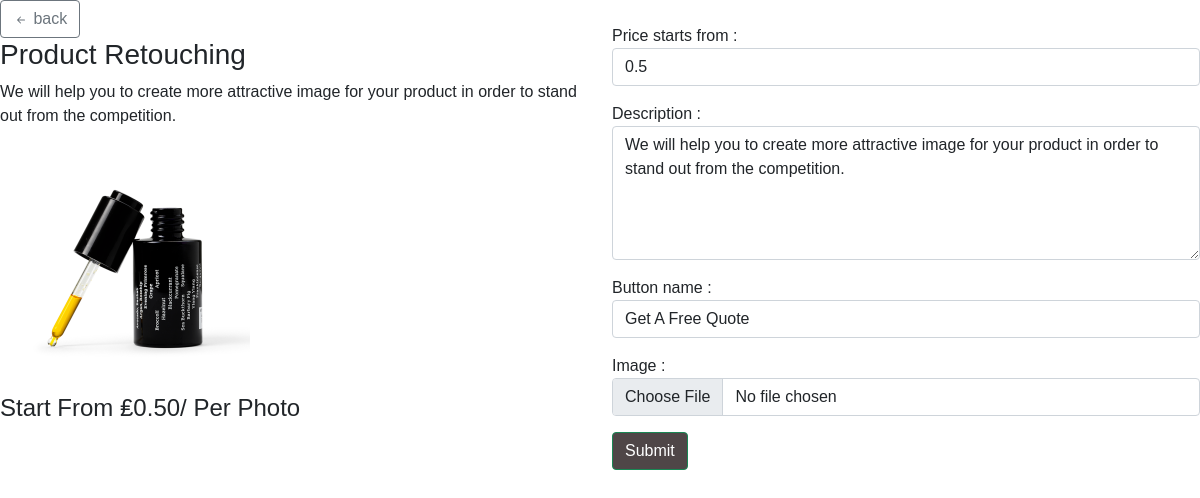
Page /edit/service/2 on the committed database.
### adminphoto/models.py (models this page shows, shortened)
class Services(models.Model):
    name = models.CharField(max_length=200,blank = True, null=True)
    description = models.TextField(max_length=2000, null=True,blank=True)
    date_created = models.DateTimeField(auto_now_add=True, null=True)
    rate = models.FloatField(default=0, null = True,blank = True)
    after = models.ImageField(default="image-placeholder-500x500.jpg",null = True,blank = True)
    button_name = models.CharField(max_length=200,blank = True, null=True)

### adminphoto/views.py (the view, shortened to what this page needs)
# urls.py: path('edit/service/<str:pk>',editService,name='edit-service'),
def editService(request,pk):
    service = Services.objects.get(id = pk)
    context = {
        'service':service
    }
    return render(request,'components/editService.html',context)

### adminphoto/templates/components/editService.html (shortened to what this page needs)
{% extends 'main.html' %}
{% block content %}
<div class="row">
    <div class="col-md-6">
        <div class="service_content">
            <div class="action_button">
                <a href="{% url 'home' %}" class="btn btn-outline-secondary"><svg xmlns="http://www.w3.org/2000/svg" width="16" height="16" fill="currentColor" class="bi bi-arrow-left-short" viewBox="0 0 16 16">
                    <path fill-rule="evenodd" d="M12 8a.5.5 0 0 1-.5.5H5.707l2.147 2.146a.5.5 0 0 1-.708.708l-3-3a.5.5 0 0 1 0-.708l3-3a.5.5 0 1 1 .708.708L5.707 7.5H11.5a.5.5 0 0 1 .5.5z"/>
                  </svg> back</a>
            </div>
            <div class="heading">
                <h3>{{service.name}}</h3>
                <p>{{service.description}}</p>
            </div>
            <div class="service_images">
                <img src="{{service.after.url}}" alt="After Image">
            </div>
            <div class="service_price">
                <h4>Start From ₤{{service.rate|floatformat:2}}/ Per Photo</h4>
            </div>
        </div>
    </div>
    <div class="col-md-6"><br>
        <form method="POST" enctype="multipart/form-data">
            <p>Price starts from :
            <input type="number" step="0.01" value="{{service.rate}}" class="form-control" name="service_price"></p>
            <p>Description :
            <textarea name="service_description" class="form-control" cols="10" rows="5">{{service.description}}</textarea>
            </p>
            <p>Button name :
            <input type="text" name="button_name" value="{{service.button_name}}" class="form-control">
            </p>
            <p>Image :
            <input type="file" name="after_image" class="form-control">
            </p>
            <button class="btn btn-success">Submit</button>
        </form>
    </div>
</div>
{% endblock %}

### adminphoto/templates/main.html (style rules this page uses)
body { font-family: Arial, sans-serif; }
h1, h2, h3, h4, h5, h6 { font-family: Arial, sans-serif; }
p { font-family: Arial, sans-serif; }
.service_images { display: flex; }
.service_images img { max-width: 250px; }
.btn-info, .btn-success { background-color: #4F4647 !important; color: #fff !important; }

### rows in the picture
Services: name "Product Retouching", description "We will help you to create more attractive image for your product in order to stand out from the competition.", after (picture), rate "0.50", service_price "0.5", service_description "We will help you to create more attractive image for your product in order to stand out from the competition.", button_name "Get A Free Quote"
